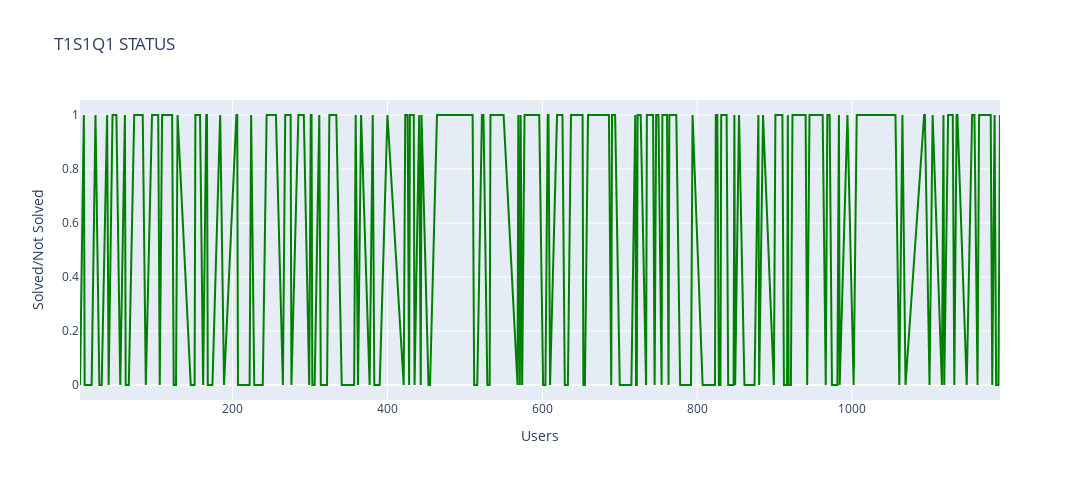

Notebook code cell kept with this figure:
### Code cell
fig = go.Figure(data=go.Scatter(x=best_perf['index'], y=best_perf['T1S1Q2'], mode='lines', marker=dict(color='green')))
fig.update_layout(title='T1S1Q1 STATUS', xaxis_title='Users', yaxis_title='Solved/Not Solved',height=480,width =1080)
fig.show()

### Figure 1 — Plotly figure (JSON) as saved in the notebook; plotly's stock layout.template omitted (floating-point values rounded to 4 significant figures; data arrays with more than 128 entries replaced by an {"elided": "..."} marker saying what was removed)
{"data": [{"marker": {"color": "green"}, "mode": "lines", "type": "scatter", "x": {"elided": "283 int values"}, "y": {"elided": "283 int values"}}], "layout": {"height": 480, "title": {"text": "T1S1Q1 STATUS"}, "width": 1080, "xaxis": {"title": {"text": "Users"}}, "yaxis": {"title": {"text": "Solved/Not Solved"}}}}
